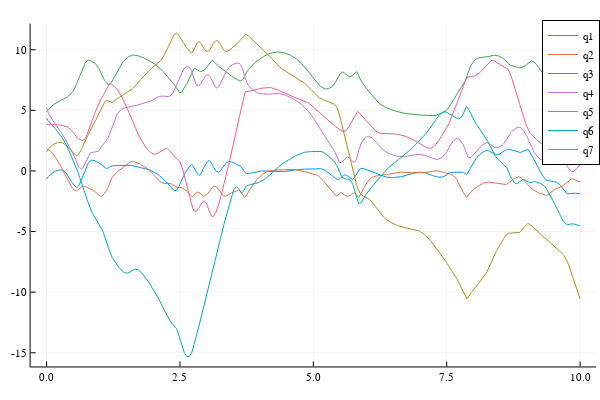

Notebook source saved alongside this figure:
### Markdown cell above
![image.png](attachment:image.png)

### Code cell
include("DynamicSystems/biped5link.jl") # Defines hybrid system functions

model = ( m1 = 1,  m2 = 1,  m3 = 1,  m4 = 1,  m5 = 1, m6 = 1,
		      l12 = 1, l23 = 1, l34 = 1, l45 = 1, l36 = 1, g = 9.81)

foot1_pos = [0, 0]

θ1 = 280 * (π/180)
θ2 = 300 * (π/180)
θ3 = 90 * (π/180)
θ4 = 250 * (π/180)
θ5 = 220 * (π/180)

x0 = - model.l23 * cos(θ2) - model.l12 * cos(θ1)
y0 = - model.l23 * sin(θ2) - model.l12 * sin(θ1)

q0 = [x0, y0, θ1, θ2, θ3, θ4, θ5]
q̇0 = zeros(7)

A = 10
ω = 2π
# u = _t -> [0, A*sin(ω*_t), 0, 0]
u = _t -> [0,0,0,0]

joints = biped5link_kinematics(q0, model)

fpos = joints[1:2,:]

h = 0.01
tf = 10
T = Int.(tf/h)+1
times = h .* (0:T-1)
q_hist, q̇_hist, λ_hist = simulate(q0, q̇0, u, model, fpos, left_foot_constraint, h, T);

plot()
[plot!(times, q_hist[:,i], label="q$i") for i in 1:7]
display(plot!())

### Figure 1 — Plotly figure (JSON) as saved in the notebook; plotly's stock layout.template omitted (floating-point values rounded to 4 significant figures; data arrays with more than 128 entries replaced by an {"elided": "..."} marker saying what was removed)
{"data": [{"colorbar": {"len": 0.9525, "title": "", "x": 0.9934, "y": 0.5139}, "legendgroup": "q1", "line": {"color": "rgba(0, 154, 250, 1.000)", "dash": "solid", "shape": "linear", "width": 1}, "mode": "lines", "name": "q1", "showlegend": true, "type": "scatter", "x": {"elided": "1001 float values"}, "xaxis": "x", "y": {"elided": "1001 float values"}, "yaxis": "y"}, {"colorbar": {"len": 0.9525, "title": "", "x": 0.9934, "y": 0.5139}, "legendgroup": "q2", "line": {"color": "rgba(227, 111, 71, 1.000)", "dash": "solid", "shape": "linear", "width": 1}, "mode": "lines", "name": "q2", "showlegend": true, "type": "scatter", "x": {"elided": "1001 float values"}, "xaxis": "x", "y": {"elided": "1001 float values"}, "yaxis": "y"}, {"colorbar": {"len": 0.9525, "title": "", "x": 0.9934, "y": 0.5139}, "legendgroup": "q3", "line": {"color": "rgba(62, 164, 78, 1.000)", "dash": "solid", "shape": "linear", "width": 1}, "mode": "lines", "name": "q3", "showlegend": true, "type": "scatter", "x": {"elided": "1001 float values"}, "xaxis": "x", "y": {"elided": "1001 float values"}, "yaxis": "y"}, {"colorbar": {"len": 0.9525, "title": "", "x": 0.9934, "y": 0.5139}, "legendgroup": "q4", "line": {"color": "rgba(195, 113, 210, 1.000)", "dash": "solid", "shape": "linear", "width": 1}, "mode": "lines", "name": "q4", "showlegend": true, "type": "scatter", "x": {"elided": "1001 float values"}, "xaxis": "x", "y": {"elided": "1001 float values"}, "yaxis": "y"}, {"colorbar": {"len": 0.9525, "title": "", "x": 0.9934, "y": 0.5139}, "legendgroup": "q5", "line": {"color": "rgba(172, 142, 24, 1.000)", "dash": "solid", "shape": "linear", "width": 1}, "mode": "lines", "name": "q5", "showlegend": true, "type": "scatter", "x": {"elided": "1001 float values"}, "xaxis": "x", "y": {"elided": "1001 float values"}, "yaxis": "y"}, {"colorbar": {"len": 0.9525, "title": "", "x": 0.9934, "y": 0.5139}, "legendgroup": "q6", "line": {"color": "rgba(0, 170, 174, 1.000)", "dash": "solid", "shape": "linear", "width": 1}, "mode": "lines", "name": "q6", "showlegend": true, "type": "scatter", "x": {"elided": "1001 float values"}, "xaxis": "x", "y": {"elided": "1001 float values"}, "yaxis": "y"}, {"colorbar": {"len": 0.9525, "title": "", "x": 0.9934, "y": 0.5139}, "legendgroup": "q7", "line": {"color": "rgba(237, 94, 147, 1.000)", "dash": "solid", "shape": "linear", "width": 1}, "mode": "lines", "name": "q7", "showlegend": true, "type": "scatter", "x": {"elided": "1001 float values"}, "xaxis": "x", "y": {"elided": "1001 float values"}, "yaxis": "y"}], "layout": {"annotations": [], "height": 400, "legend": {"bgcolor": "rgba(255, 255, 255, 1.000)", "bordercolor": "rgba(0, 0, 0, 1.000)", "borderwidth": 1, "font": {"color": "rgba(0, 0, 0, 1.000)", "family": "sans-serif", "size": 11}, "title": {"font": {"color": "rgba(0, 0, 0, 1.000)", "family": "sans-serif", "size": 15}, "text": ""}, "tracegroupgap": 0, "traceorder": "normal", "x": 1, "xanchor": "auto", "y": 1, "yanchor": "auto"}, "margin": {"b": 20, "l": 0, "r": 0, "t": 20}, "paper_bgcolor": "rgba(255, 255, 255, 1.000)", "plot_bgcolor": "rgba(255, 255, 255, 1.000)", "showlegend": true, "width": 600, "xaxis": {"anchor": "y", "domain": [0.05101, 0.9934], "gridcolor": "rgba(0, 0, 0, 0.100)", "gridwidth": 0.5, "linecolor": "rgba(0, 0, 0, 1.000)", "mirror": false, "range": [-0.3, 10.3], "showgrid": true, "showline": true, "showticklabels": true, "tickangle": 0, "tickcolor": "rgb(0, 0, 0)", "tickfont": {"color": "rgba(0, 0, 0, 1.000)", "family": "sans-serif", "size": 11}, "tickmode": "array", "ticks": "inside", "ticktext": ["0.0", "2.5", "5.0", "7.5", "10.0"], "tickvals": [0, 2.5, 5, 7.5, 10], "title": "", "titlefont": {"color": "rgba(0, 0, 0, 1.000)", "family": "sans-serif", "size": 15}, "type": "-", "visible": true, "zeroline": false, "zerolinecolor": "rgba(0, 0, 0, 1.000)"}, "yaxis": {"anchor": "x", "domain": [0.03762, 0.9902], "gridcolor": "rgba(0, 0, 0, 0.100)", "gridwidth": 0.5, "linecolor": "rgba(0, 0, 0, 1.000)", "mirror": false, "range": [-16.13, 12.16], "showgrid": true, "showline": true, "showticklabels": true, "tickangle": 0, "tickcolor": "rgb(0, 0, 0)", "tickfont": {"color": "rgba(0, 0, 0, 1.000)", "family": "sans-serif", "size": 11}, "tickmode": "array", "ticks": "inside", "ticktext": ["-15", "-10", "-5", "0", "5", "10"], "tickvals": [-15, -10, -5, 0, 5, 10], "title": "", "titlefont": {"color": "rgba(0, 0, 0, 1.000)", "family": "sans-serif", "size": 15}, "type": "-", "visible": true, "zeroline": false, "zerolinecolor": "rgba(0, 0, 0, 1.000)"}}}
